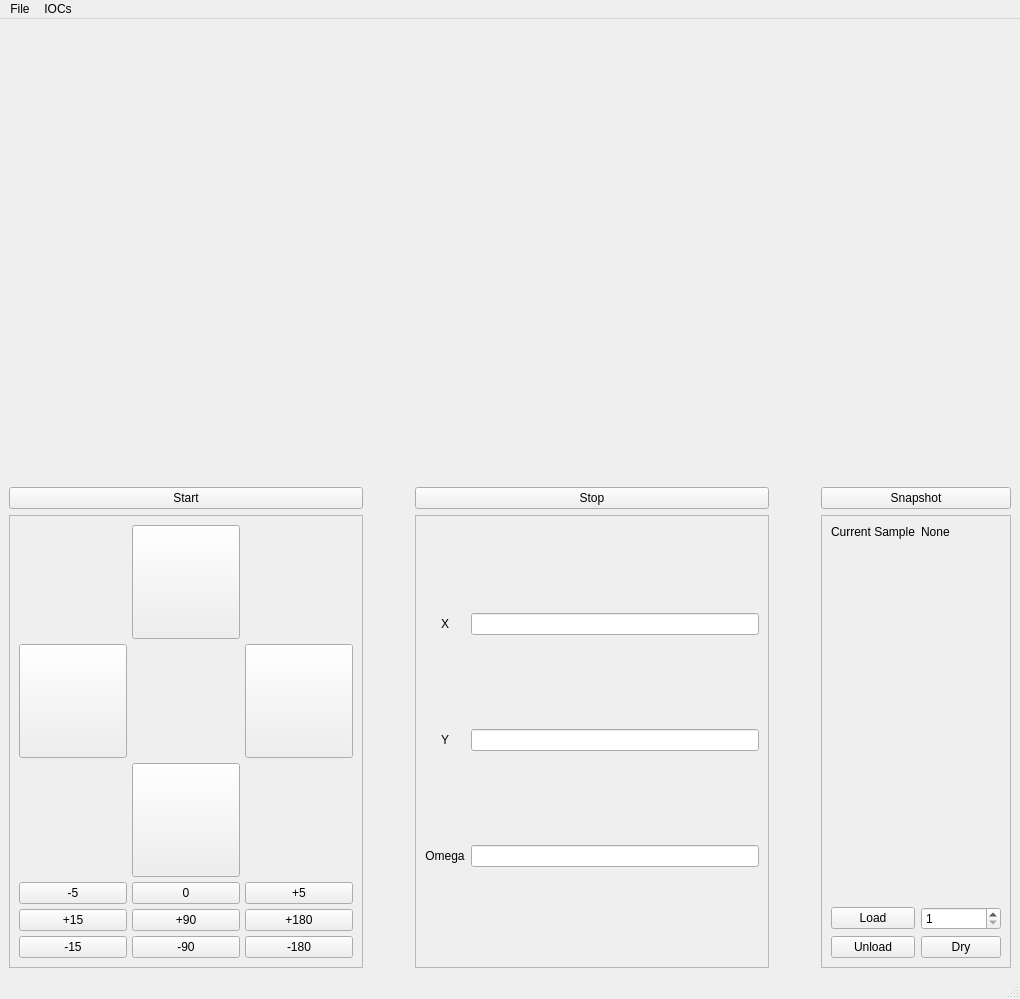
<?xml version="1.0" encoding="UTF-8"?>
<ui version="4.0">
 <class>MainWindow</class>
 <widget class="QMainWindow" name="MainWindow">
  <property name="geometry">
   <rect>
    <x>0</x>
    <y>0</y>
    <width>1020</width>
    <height>999</height>
   </rect>
  </property>
  <property name="minimumSize">
   <size>
    <width>0</width>
    <height>0</height>
   </size>
  </property>
  <property name="maximumSize">
   <size>
    <width>16777215</width>
    <height>16777215</height>
   </size>
  </property>
  <property name="mouseTracking">
   <bool>false</bool>
  </property>
  <property name="windowTitle">
   <string>Aithre v4.0 - I23 Laser Shaping</string>
  </property>
  <property name="windowIcon">
   <iconset>
    <normaloff>icon.png</normaloff>icon.png</iconset>
  </property>
  <property name="toolTip">
   <string extracomment="C Orr 2022"/>
  </property>
  <property name="toolButtonStyle">
   <enum>Qt::ToolButtonIconOnly</enum>
  </property>
  <property name="documentMode">
   <bool>false</bool>
  </property>
  <property name="tabShape">
   <enum>QTabWidget::Rounded</enum>
  </property>
  <property name="unifiedTitleAndToolBarOnMac">
   <bool>false</bool>
  </property>
  <widget class="QWidget" name="centralwidget">
   <layout class="QGridLayout" name="gridLayout">
    <item row="2" column="4">
     <widget class="QFrame" name="">
      <property name="frameShape">
       <enum>QFrame::StyledPanel</enum>
      </property>
      <layout class="QGridLayout" name="robot_grid">
       <item row="0" column="1">
        <widget class="QLabel" name="currentsamp">
         <property name="sizePolicy">
          <sizepolicy hsizetype="Maximum" vsizetype="Maximum">
           <horstretch>0</horstretch>
           <verstretch>0</verstretch>
          </sizepolicy>
         </property>
         <property name="autoFillBackground">
          <bool>false</bool>
         </property>
         <property name="frameShape">
          <enum>QFrame::NoFrame</enum>
         </property>
         <property name="text">
          <string>None</string>
         </property>
        </widget>
       </item>
       <item row="3" column="0">
        <widget class="QPushButton" name="unload">
         <property name="text">
          <string>Unload</string>
         </property>
        </widget>
       </item>
       <item row="0" column="0">
        <widget class="QLabel" name="currentsamp_lab">
         <property name="sizePolicy">
          <sizepolicy hsizetype="Maximum" vsizetype="Maximum">
           <horstretch>0</horstretch>
           <verstretch>0</verstretch>
          </sizepolicy>
         </property>
         <property name="text">
          <string>Current Sample</string>
         </property>
        </widget>
       </item>
       <item row="3" column="1">
        <widget class="QPushButton" name="dry">
         <property name="text">
          <string>Dry</string>
         </property>
        </widget>
       </item>
       <item row="2" column="1">
        <widget class="QSpinBox" name="spinBox">
         <property name="showGroupSeparator" stdset="0">
          <bool>false</bool>
         </property>
         <property name="minimum">
          <number>1</number>
         </property>
         <property name="maximum">
          <number>16</number>
         </property>
        </widget>
       </item>
       <item row="2" column="0">
        <widget class="QPushButton" name="load">
         <property name="sizePolicy">
          <sizepolicy hsizetype="Minimum" vsizetype="Fixed">
           <horstretch>0</horstretch>
           <verstretch>0</verstretch>
          </sizepolicy>
         </property>
         <property name="text">
          <string>Load</string>
         </property>
        </widget>
       </item>
       <item row="1" column="0" colspan="2">
        <spacer name="verticalSpacer">
         <property name="orientation">
          <enum>Qt::Vertical</enum>
         </property>
         <property name="sizeType">
          <enum>QSizePolicy::MinimumExpanding</enum>
         </property>
         <property name="sizeHint" stdset="0">
          <size>
           <width>20</width>
           <height>40</height>
          </size>
         </property>
        </spacer>
       </item>
      </layout>
     </widget>
    </item>
    <item row="1" column="2">
     <widget class="QPushButton" name="stop">
      <property name="text">
       <string>Stop</string>
      </property>
     </widget>
    </item>
    <item row="1" column="0">
     <widget class="QPushButton" name="start">
      <property name="text">
       <string>Start</string>
      </property>
     </widget>
    </item>
    <item row="2" column="2">
     <widget class="QFrame" name="">
      <property name="frameShape">
       <enum>QFrame::StyledPanel</enum>
      </property>
      <property name="frameShadow">
       <enum>QFrame::Plain</enum>
      </property>
      <layout class="QGridLayout" name="readback_grid">
       <item row="0" column="0">
        <widget class="QLabel" name="label">
         <property name="sizePolicy">
          <sizepolicy hsizetype="Preferred" vsizetype="Preferred">
           <horstretch>0</horstretch>
           <verstretch>0</verstretch>
          </sizepolicy>
         </property>
         <property name="text">
          <string>X</string>
         </property>
         <property name="alignment">
          <set>Qt::AlignCenter</set>
         </property>
        </widget>
       </item>
       <item row="2" column="1">
        <widget class="QLineEdit" name="lineEdit_3"/>
       </item>
       <item row="1" column="0">
        <widget class="QLabel" name="label_2">
         <property name="text">
          <string>Y</string>
         </property>
         <property name="alignment">
          <set>Qt::AlignCenter</set>
         </property>
        </widget>
       </item>
       <item row="0" column="1">
        <widget class="QLineEdit" name="lineEdit">
         <property name="text">
          <string/>
         </property>
        </widget>
       </item>
       <item row="1" column="1">
        <widget class="QLineEdit" name="lineEdit_2"/>
       </item>
       <item row="2" column="0">
        <widget class="QLabel" name="label_3">
         <property name="text">
          <string>Omega</string>
         </property>
         <property name="alignment">
          <set>Qt::AlignCenter</set>
         </property>
        </widget>
       </item>
      </layout>
     </widget>
    </item>
    <item row="1" column="4">
     <widget class="QPushButton" name="snapshot">
      <property name="text">
       <string>Snapshot</string>
      </property>
     </widget>
    </item>
    <item row="2" column="0">
     <widget class="QFrame" name="">
      <property name="frameShape">
       <enum>QFrame::StyledPanel</enum>
      </property>
      <property name="frameShadow">
       <enum>QFrame::Plain</enum>
      </property>
      <layout class="QGridLayout" name="motion_grid">
       <property name="sizeConstraint">
        <enum>QLayout::SetMaximumSize</enum>
       </property>
       <property name="spacing">
        <number>5</number>
       </property>
       <item row="5" column="2">
        <widget class="QPushButton" name="minus180">
         <property name="text">
          <string>-180</string>
         </property>
        </widget>
       </item>
       <item row="4" column="2">
        <widget class="QPushButton" name="plus180">
         <property name="text">
          <string>+180</string>
         </property>
        </widget>
       </item>
       <item row="3" column="2">
        <widget class="QPushButton" name="plus5">
         <property name="text">
          <string>+5</string>
         </property>
        </widget>
       </item>
       <item row="3" column="0">
        <widget class="QPushButton" name="minus5">
         <property name="text">
          <string>-5</string>
         </property>
        </widget>
       </item>
       <item row="5" column="0">
        <widget class="QPushButton" name="minus15">
         <property name="text">
          <string>-15</string>
         </property>
        </widget>
       </item>
       <item row="0" column="1">
        <widget class="QPushButton" name="up">
         <property name="sizePolicy">
          <sizepolicy hsizetype="MinimumExpanding" vsizetype="MinimumExpanding">
           <horstretch>0</horstretch>
           <verstretch>0</verstretch>
          </sizepolicy>
         </property>
         <property name="text">
          <string/>
         </property>
         <property name="icon">
          <iconset>
           <normalon>up.png</normalon>
          </iconset>
         </property>
         <property name="iconSize">
          <size>
           <width>60</width>
           <height>60</height>
          </size>
         </property>
        </widget>
       </item>
       <item row="2" column="1">
        <widget class="QPushButton" name="down">
         <property name="sizePolicy">
          <sizepolicy hsizetype="Minimum" vsizetype="MinimumExpanding">
           <horstretch>0</horstretch>
           <verstretch>0</verstretch>
          </sizepolicy>
         </property>
         <property name="text">
          <string/>
         </property>
         <property name="icon">
          <iconset>
           <normalon>down.png</normalon>
          </iconset>
         </property>
         <property name="iconSize">
          <size>
           <width>60</width>
           <height>60</height>
          </size>
         </property>
         <property name="autoRepeat">
          <bool>false</bool>
         </property>
         <property name="autoExclusive">
          <bool>false</bool>
         </property>
        </widget>
       </item>
       <item row="4" column="1">
        <widget class="QPushButton" name="plus90">
         <property name="text">
          <string>+90</string>
         </property>
        </widget>
       </item>
       <item row="1" column="2">
        <widget class="QPushButton" name="right">
         <property name="sizePolicy">
          <sizepolicy hsizetype="MinimumExpanding" vsizetype="MinimumExpanding">
           <horstretch>0</horstretch>
           <verstretch>0</verstretch>
          </sizepolicy>
         </property>
         <property name="text">
          <string/>
         </property>
         <property name="icon">
          <iconset>
           <normalon>right.png</normalon>
          </iconset>
         </property>
         <property name="iconSize">
          <size>
           <width>60</width>
           <height>60</height>
          </size>
         </property>
        </widget>
       </item>
       <item row="3" column="1">
        <widget class="QPushButton" name="zero">
         <property name="text">
          <string>0</string>
         </property>
        </widget>
       </item>
       <item row="1" column="0">
        <widget class="QPushButton" name="left">
         <property name="sizePolicy">
          <sizepolicy hsizetype="MinimumExpanding" vsizetype="MinimumExpanding">
           <horstretch>0</horstretch>
           <verstretch>0</verstretch>
          </sizepolicy>
         </property>
         <property name="text">
          <string/>
         </property>
         <property name="icon">
          <iconset>
           <normaloff>left.png</normaloff>left.png</iconset>
         </property>
         <property name="iconSize">
          <size>
           <width>60</width>
           <height>60</height>
          </size>
         </property>
        </widget>
       </item>
       <item row="4" column="0">
        <widget class="QPushButton" name="plu15">
         <property name="text">
          <string>+15</string>
         </property>
        </widget>
       </item>
       <item row="5" column="1">
        <widget class="QPushButton" name="minus90">
         <property name="text">
          <string>-90</string>
         </property>
        </widget>
       </item>
      </layout>
     </widget>
    </item>
    <item row="2" column="1">
     <spacer name="horizontalSpacer">
      <property name="orientation">
       <enum>Qt::Horizontal</enum>
      </property>
      <property name="sizeType">
       <enum>QSizePolicy::Minimum</enum>
      </property>
      <property name="sizeHint" stdset="0">
       <size>
        <width>40</width>
        <height>20</height>
       </size>
      </property>
     </spacer>
    </item>
    <item row="2" column="3">
     <spacer name="horizontalSpacer_2">
      <property name="orientation">
       <enum>Qt::Horizontal</enum>
      </property>
      <property name="sizeType">
       <enum>QSizePolicy::Minimum</enum>
      </property>
      <property name="sizeHint" stdset="0">
       <size>
        <width>40</width>
        <height>20</height>
       </size>
      </property>
     </spacer>
    </item>
    <item row="0" column="0" colspan="5">
     <widget class="QLabel" name="oav_stream">
      <property name="sizePolicy">
       <sizepolicy hsizetype="MinimumExpanding" vsizetype="MinimumExpanding">
        <horstretch>0</horstretch>
        <verstretch>0</verstretch>
       </sizepolicy>
      </property>
      <property name="text">
       <string/>
      </property>
      <property name="pixmap">
       <pixmap>icon.png</pixmap>
      </property>
      <property name="scaledContents">
       <bool>true</bool>
      </property>
      <property name="alignment">
       <set>Qt::AlignCenter</set>
      </property>
     </widget>
    </item>
   </layout>
  </widget>
  <widget class="QStatusBar" name="statusbar"/>
  <widget class="QMenuBar" name="menuBar">
   <property name="geometry">
    <rect>
     <x>0</x>
     <y>0</y>
     <width>1020</width>
     <height>20</height>
    </rect>
   </property>
   <widget class="QMenu" name="menuFile">
    <property name="title">
     <string>File</string>
    </property>
    <addaction name="actionExit"/>
    <addaction name="actionSave_log"/>
   </widget>
   <widget class="QMenu" name="menuIOCs">
    <property name="title">
     <string>IOCs</string>
    </property>
    <addaction name="actionRestart_OAV_IOC"/>
    <addaction name="actionRestart_Robot_IOC"/>
    <addaction name="actionRestart_Gonio_IOC"/>
   </widget>
   <addaction name="menuFile"/>
   <addaction name="menuIOCs"/>
  </widget>
  <action name="actionExit">
   <property name="text">
    <string>Exit</string>
   </property>
  </action>
  <action name="actionSave_log">
   <property name="text">
    <string>Save log</string>
   </property>
  </action>
  <action name="actionRestart_OAV_IOC">
   <property name="text">
    <string>Restart OAV IOC</string>
   </property>
  </action>
  <action name="actionRestart_Robot_IOC">
   <property name="text">
    <string>Restart Robot IOC</string>
   </property>
  </action>
  <action name="actionRestart_Gonio_IOC">
   <property name="text">
    <string>Restart Gonio IOC</string>
   </property>
  </action>
 </widget>
 <resources/>
 <connections/>
</ui>
